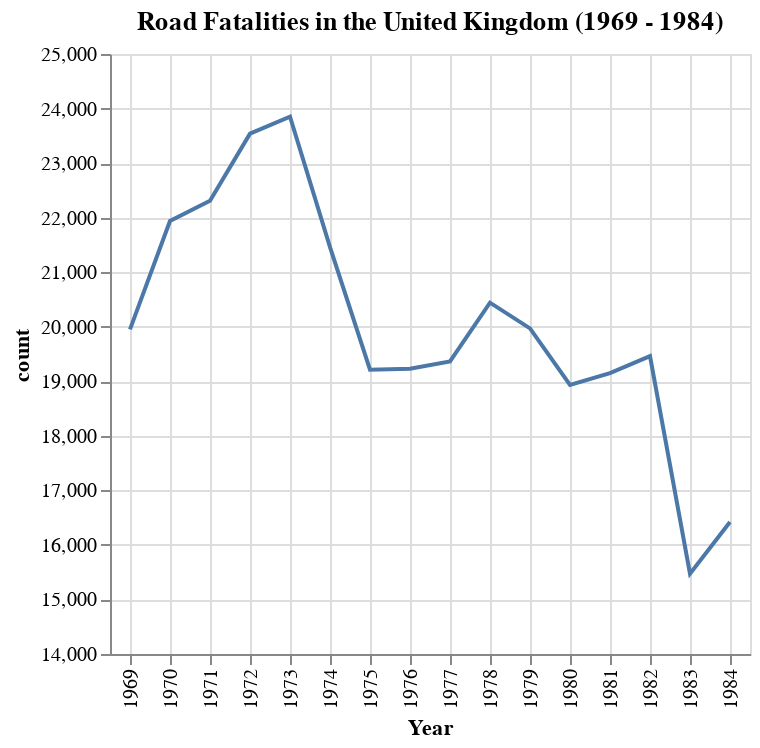

Notebook code cell kept with this figure:
### Code cell
alt.Chart(df1, title = 'Road Fatalities in the United Kingdom (1969 - 1984)').mark_line().encode(
    x=alt.X("year", title='Year',axis=alt.Axis(grid=True)),
    y=alt.Y('count', axis=alt.Axis(grid=True),scale=alt.Scale(domain=[14000,25000], clamp=True)),
)

### Figure 1 — Vega-Lite specification as saved in the notebook (floating-point values rounded to 4 significant figures)
{"config": {"view": {"continuousWidth": 400, "continuousHeight": 300}}, "data": {"name": "data-c530103ef287fffd23849bfd8462cecc"}, "mark": "line", "encoding": {"x": {"type": "nominal", "axis": {"grid": true}, "field": "year", "title": "Year"}, "y": {"type": "quantitative", "axis": {"grid": true}, "field": "count", "scale": {"clamp": true, "domain": [14000, 25000]}}}, "title": "Road Fatalities in the United Kingdom (1969 - 1984)", "$schema": "https://vega.github.io/schema/vega-lite/v4.8.1.json", "datasets": {"data-c530103ef287fffd23849bfd8462cecc": [{"year": "1969", "count": 19951}, {"year": "1970", "count": 21939}, {"year": "1971", "count": 22309}, {"year": "1972", "count": 23540}, {"year": "1973", "count": 23850}, {"year": "1974", "count": 21460}, {"year": "1975", "count": 19213}, {"year": "1976", "count": 19229}, {"year": "1977", "count": 19363}, {"year": "1978", "count": 20441}, {"year": "1979", "count": 19970}, {"year": "1980", "count": 18932}, {"year": "1981", "count": 19149}, {"year": "1982", "count": 19460}, {"year": "1983", "count": 15472}, {"year": "1984", "count": 16421}]}}
